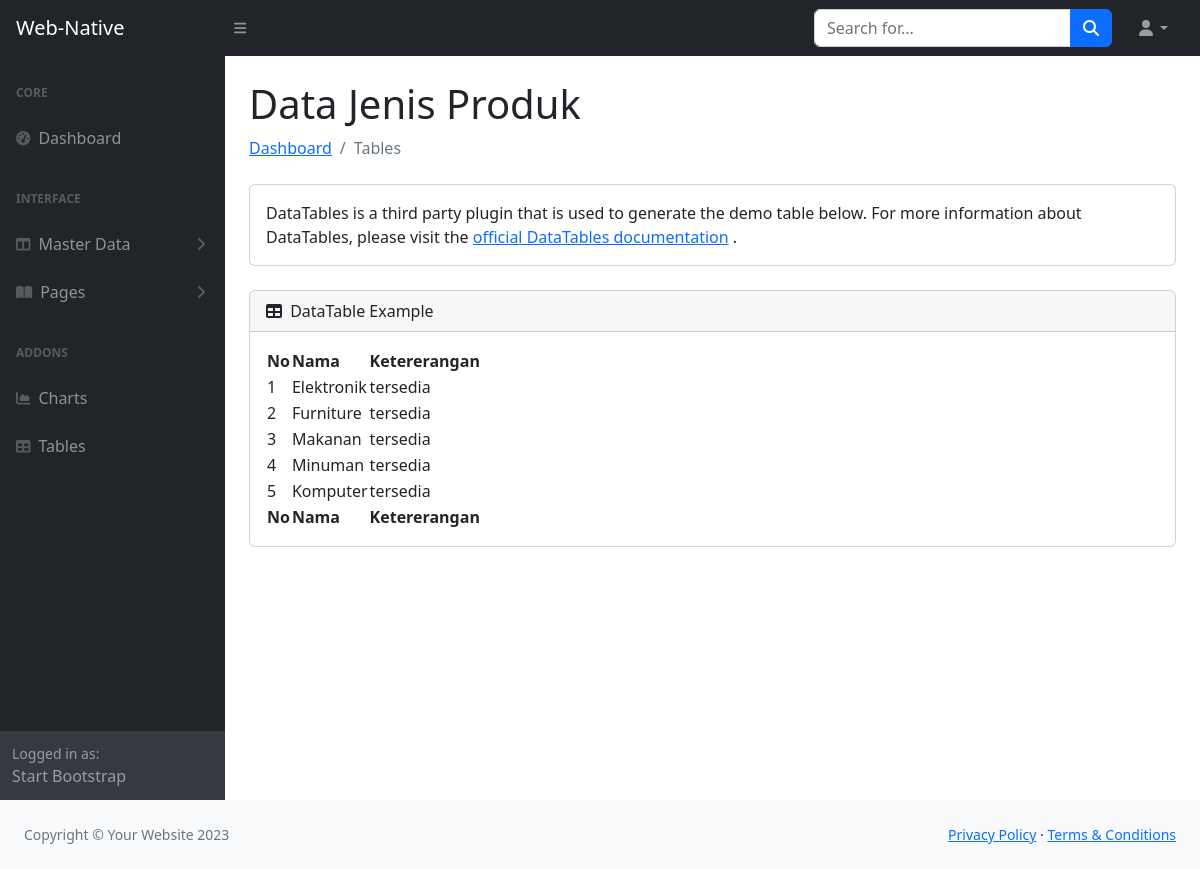
Screenshot of /index.php?url=jenis_produk with the database file from the repository.
### tables this page shows
CREATE TABLE `jenis_produk` (
  `id` int(11) NOT NULL,
  `nama` varchar(45) DEFAULT NULL,
  `ket` varchar(45) DEFAULT NULL
);

### models/Jenis_Produk.php (called while the page is built)
<?php
class JenisProduk{
    private $koneksi;
    public function __construct()
    {
        global $dbh;
        $this->koneksi = $dbh;
    }
    public function JenisProduk(){
        $sql = "SELECT * FROM jenis_produk";
        $ps = $this->koneksi->prepare($sql);
        $ps->execute();
        $rs = $ps->fetchAll();
        return $rs;
    }
}
?>

### jenis_produk.php (the view, shortened to what this page needs)
<?php
$model = new JenisProduk();
$jenis_produk = $model->JenisProduk();
?>
                        <h1 class="mt-4">Data Jenis Produk</h1>
                        <ol class="breadcrumb mb-4">
                            <li class="breadcrumb-item"><a href="index.html">Dashboard</a></li>
                            <li class="breadcrumb-item active">Tables</li>
                        </ol>
                        <div class="card mb-4">
                            <div class="card-body">
                                DataTables is a third party plugin that is used to generate the demo table below. For more information about DataTables, please visit the
                                <a target="_blank" href="https://datatables.net/">official DataTables documentation</a>
                                .
                            </div>
                        </div>
                        <div class="card mb-4">
                            <div class="card-header">
                                <i class="fas fa-table me-1"></i>
                                DataTable Example
                            </div>
                            <div class="card-body">
                                <table id="datatablesSimple">
                                    <thead>
                                        <tr>
                                            <th>No</th>
                                            <th>Nama</th>
                                            <th>Ketererangan</th>
                                        </tr>
                                    </thead>
                                    <tfoot>
                                        <tr>
                                            <th>No</th>
                                            <th>Nama</th>
                                            <th>Ketererangan</th>
                                        </tr>
                                    </tfoot>
                                    <tbody>
                                        <?php
                                        $no = 1;
                                        foreach ($jenis_produk as $row) {
                                        ?>
                                        <tr>
                                            <td><?= $no ?></td>
                                            <td><?= $row['nama'] ?></td>
                                            <td><?= $row['ket'] ?></td>
                                        </tr>
                                        <?php
                                        $no++;
                                        }
                                        ?>
                                    </tbody>
                                </table>
                            </div>
</div>
</div>

### rows the page displays
jenis_produk: nama "Elektronik", ket "tersedia"
jenis_produk: nama "Furniture", ket "tersedia"
jenis_produk: nama "Makanan", ket "tersedia"
jenis_produk: nama "Minuman", ket "tersedia"
jenis_produk: nama "Komputer", ket "tersedia"
